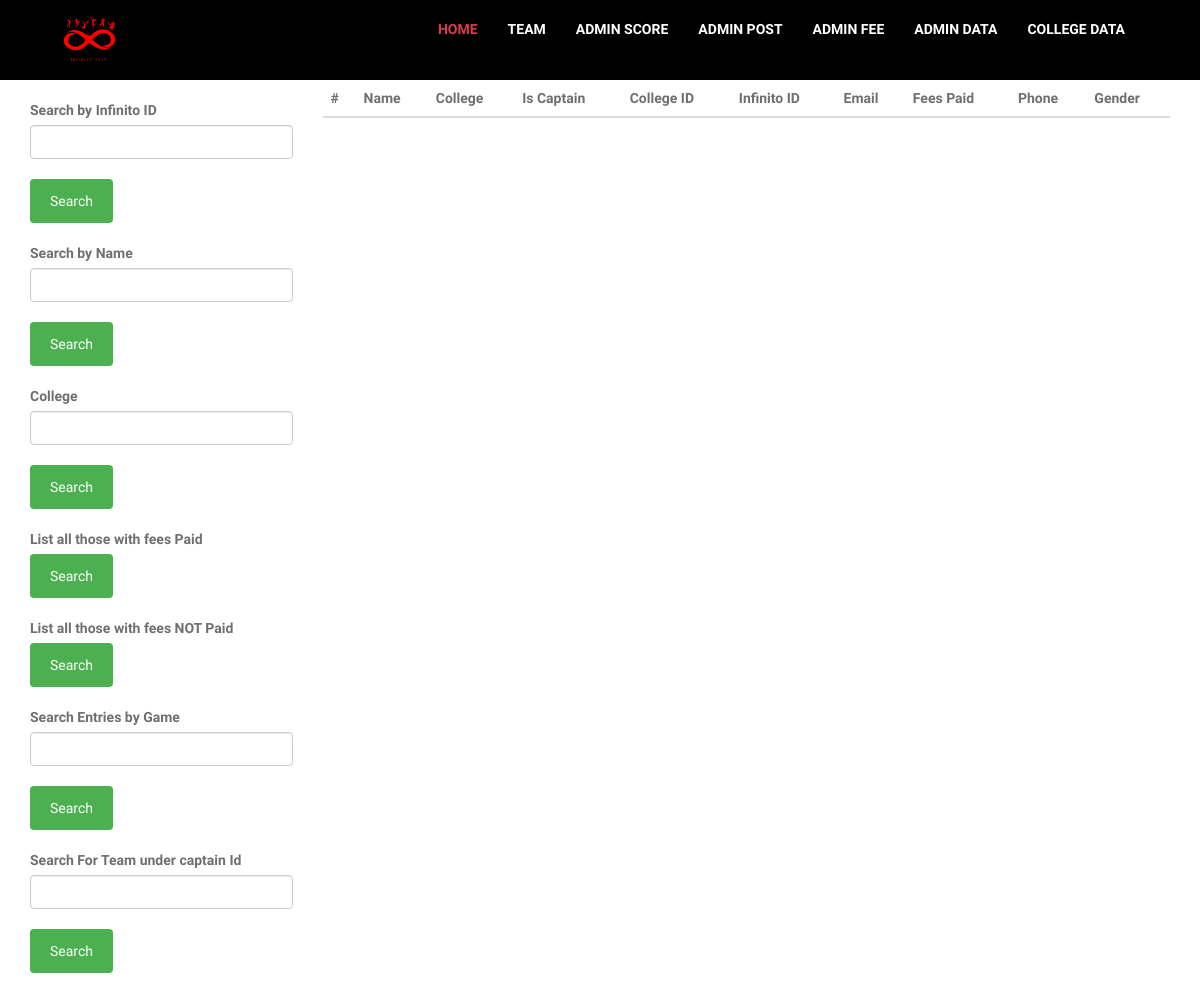
The app's page /admin/adminData.php (signed in), older data.
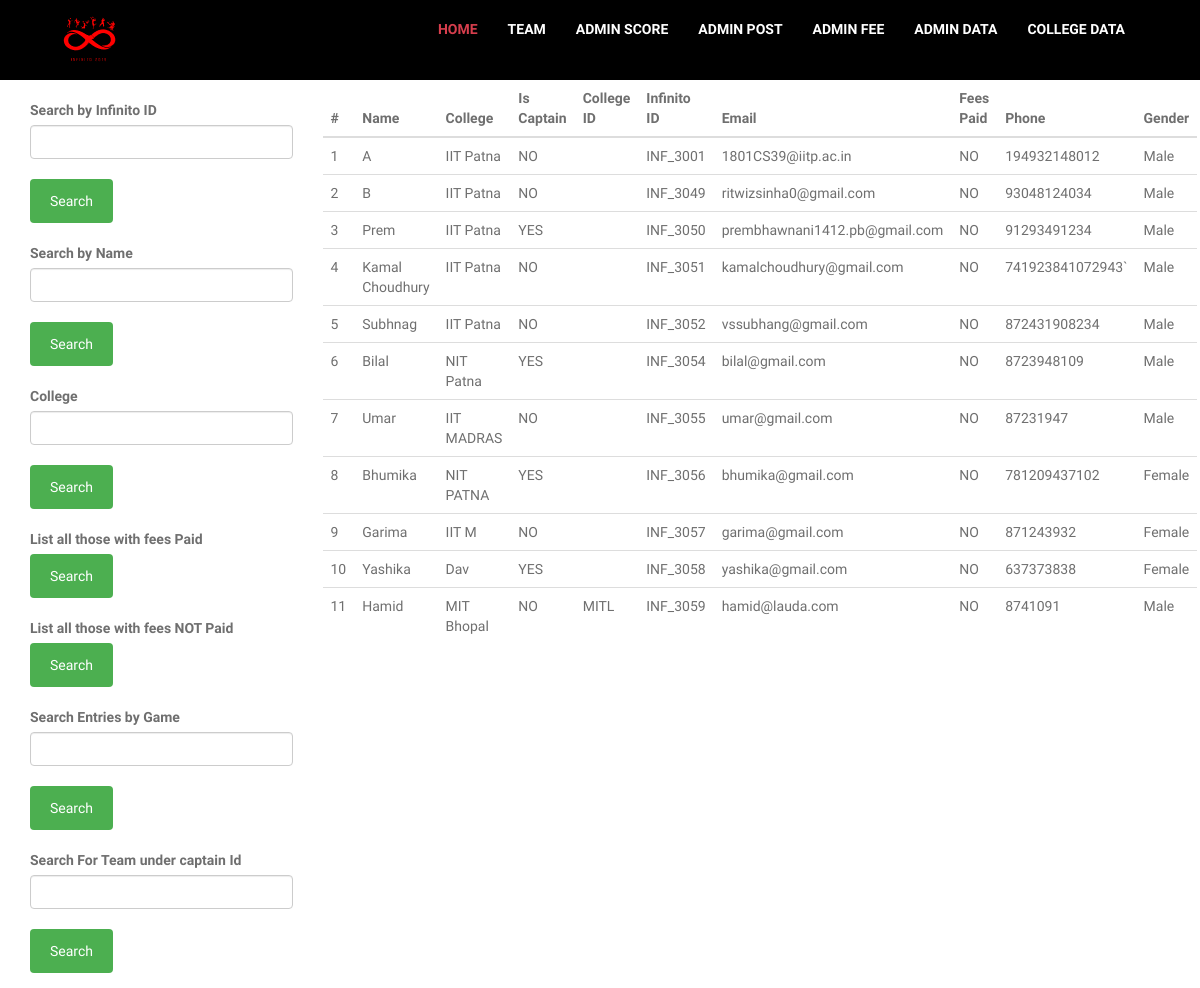
The same page, newer data.
### tables this page shows
CREATE TABLE `participants` (
  `Id` int(20) NOT NULL,
  `Name` varchar(100) NOT NULL,
  `College` varchar(100) NOT NULL,
  `isCaptain` tinyint(1) DEFAULT 0,
  `InfCode` varchar(10) NOT NULL,
  `Email` varchar(50) DEFAULT NULL,
  `isConfirmed` int(2) DEFAULT NULL,
  `Phone` varchar(50) NOT NULL,
  `Gender` varchar(6) NOT NULL,
  `CollegeId` varchar(200) NOT NULL
);

### admin/adminData.php (the view, shortened to what this page needs)
<!DOCTYPE html>
<html lang="en">
<head>
    <link rel="stylesheet" type="text/css" href="../css/style.css?version=51" />
    <link rel="stylesheet" type="text/css" href="../css/responsive.css?version=51" />
    <link rel="stylesheet" type="text/css" href="../css/countdown.css?version=51" />
    <link rel="stylesheet" href="https://use.fontawesome.com/releases/v5.7.0/css/all.css" />
</head>
<body>
    <div class="bac">
        <div class="container" style="padding:10px 0">
            <a href="../index.php" class="logo float-left tran4s"><img src="../images/logo/logo.png" alt="Logo" style="border-radius:100%" /></a>
            <nav class="navbar float-right theme-main-menu one-page-menu">
                <div class="collapse navbar-collapse" id="navbar-collapse-1">
                    <ul class="nav navbar-nav">
                        <li class="active"><a href="../index.php">Home</a></li>
                        <li><a href="../team.php">Team</a></li>
                        <li><a href="./adminScore.php">Admin Score</a></li>
                        <li><a href="./adminPost.php">Admin Post</a></li>
                        <li><a href="./adminFee.php">Admin Fee</a></li>
                        <li><a href="./adminData.php">Admin Data</a></li>
                        <li><a href="./collegeData.php">College Data</a></li>
                    </ul>
                </div>
            </nav>
        </div>
    </div>
    <?php
    if (isset($_SESSION['isVerified'])) {
        require('../connect.php');
        $stmt = $pdo->prepare("SELECT * FROM participants");
        $stmt->execute();
        $search_result = $stmt->fetchAll();
        ?>
        <div class="container" style="height:100vh;">
            <div class="col-lg-3 col-md-3">
                <form action="" method="POST" style="margin-top:20px;">
                    <div class="form-group">
                        <label for="Search By Id">Search by Infinito ID</label>
                        <input type="text" name="InfCode" required class="form-control">
                        <br>
                        <input type="submit" name="infSubmit" value="Search" class="btn btn-primary" >
                    </div>
                </form>
                <form action="" method="POST" style="margin-top:20px;">
                    <div class="form-group">
                        <label for="Search By Name">Search by Name</label>
                        <input type="text" name="name" required class="form-control">
                        <br>
                        <input type="submit" name="nameSubmit" value="Search" class="btn btn-primary" >
                    </div>
                </form>
                <form action="" method="POST" style="margin-top:20px;">
                    <div class="form-group">
                        <label for="Search By College">College</label>
                        <input type="text" name="college" required class="form-control">
                        <br>
                        <input type="submit" name="collegeSubmit" value="Search" class="btn btn-primary" >
                    </div>
                </form>
                <form action="" method="POST" style="margin-top:20px;">
                    <div class="form-group">
                        <label for="Fees Paid">List all those with fees Paid</label>
                        <br>
                        <input type="submit" name="feePaidSubmit" value="Search" class="btn btn-primary" >
                    </div>
                </form>
                <form action="" method="POST" style="margin-top:20px;">
                    <div class="form-group">
                        <label for="Fees not Paid">List all those with fees NOT Paid</label>
                        <br>
                        <input type="submit" name="feenotPaidSubmit" value="Search" class="btn btn-primary" >
                    </div>
                </form>
                <form action="" method="POST" style="margin-top:20px;">
                    <div class="form-group">
                        <label for="GET BY GAME">Search Entries by Game</label>
                        <input type="text" name="game" required class="form-control">
                        <br>
                        <input type="submit" name="gameSubmit" value="Search" class="btn btn-primary" >
                    </div>
                </form>
                <form action="" method="POST" style="margin-top:20px;">
                    <div class="form-group">
                        <label for="GET team">Search For Team under captain Id</label>
                        <input type="text" name="team" required class="form-control">
                        <br>
                        <input type="submit" name="teamSubmit" value="Search" class="btn btn-primary" >
                    </div>
                </form>
            </div>
            <div class="col-lg-9 col-md-9">
                <table class="table">
                    <thead class="thead-dark">
                        <tr>
                            <th scope="col">#</th>
                            <th scope="col">Name</th>
                            <th scope="col">College</th>
                            <th scope="col">Is Captain</th>
                            <th scope="col">College ID</th>
                            <th scope="col">Infinito ID</th>
                            <th scope="col">Email</th>
                            <th scope="col">Fees Paid</th>
                            <th scope="col">Phone</th>
                            <th scope="col">Gender</th>
                        </tr>
                    </thead>
                    <tbody>
                    <?php $count =1;
                        foreach($search_result as $data) {
                        ?>
                        <tr>
                            <td><?php echo $count ?></td>
                            <td><?php echo $data['Name'] ?></td>
                            <td><?php echo $data['College'] ?></td>
                            <td><?php echo $data['isCaptain']  ?  "YES" :  "NO"; ?></td>
                            <td><?php echo $data['CollegeId']  ?></td>
                            <td><?php echo $data['InfCode']  ?></td>
                            <td><?php echo $data['Email']  ?></td>
                            <td><?php echo $data['isConfirmed'] ? "YES" : "NO"; ?></td>
                            <td><?php echo $data['Phone']  ?></td>
                            <td><?php echo $data['Gender'] ?></td>
                        </tr>
                        <?php $count++; } ?>
                    </tbody>
                </table>
            </div>
        </div>
    <?php  }
     else {
        echo "Login as Admin";
    }
    ?>
</body>
</html>

### css/style.css (style rules this page uses)
body { font-family: 'Raleway', sans-serif; font-weight: normal; color:#6f6f6f; font-size: 14px; position: relative; }
h1,h2,h3,h4,h5,h6,p,ul { margin:0;padding: 0; }
ul { list-style-type: none; }
a { text-decoration: none; display: inline-block; }
img { max-width: 100%; display: block; }
input,textarea { outline: none; box-shadow: none;-webkit-transition: all 0.3s ease-in-out;-o-transition: all 0.3s ease-in-out;transition: all 0.3s ease-in-out; }
.tran3s,.theme-main-menu .navbar-nav>li a,#project-section .project-gallery .single-img .opacity, #team-section .team-member-wrapper .single-team-member .member-name h6, #team-section .team-member-wrapper .single-team-member .member-name p, #team-section .team-member-wrapper .single-team-member .member-name ul, #our-client .owl-theme .owl-dots .owl-dot span { -webkit-transition: all .3s ease-in-out; -moz-transition: all .3s ease-in-out; -ms-transition: all .3s ease-in-out; -o-transition: all .3s ease-in-out; transition: all .3s ease-in-out; }
.tran4s,#events-section .single-events-content p,#project-section .project-gallery .single-img .opacity ul, #project-section .project-gallery .single-img .opacity h6 a { -webkit-transition: all .4s ease-in-out; -moz-transition: all .4s ease-in-out; -ms-transition: all .4s ease-in-out; -o-transition: all .4s ease-in-out; transition: all .4s ease-in-out; }
.float-left { float:left; }
.float-right { float:right; }
.p-color,.theme-main-menu .navbar-nav>li.active>a, .theme-main-menu .navbar-nav>li>a:hover,#about-us .single-about-content:hover h5 a, #events-section .single-events-content:hover .icon-heading .icon, #events-section .single-events-content:hover .icon-heading h6 a, #pricing-section .single-price-table a:hover,#blog-section .single-news-item .img a, #blog-section .single-news-item:hover .post p a,#blog-section .single-news-item .post h6:hover a, #contact-section .contact-address-content .left-side ul li:hover .icon, #contact-section .send-message form button:hover,.inner-page-banner .opacity ul li:last-child, .blog-details-page aside .sidebar-news-list ul li a i,.monthly-header-title, .blog-details-page aside .sidebar-news-list ul li a:hover,.blog-details-page aside .sidebar-archives ul li a i, .blog-details-page aside .sidebar-archives ul li a:hover,.blog-details-page aside .sidebar-archives ul li a.active, .blog-details-page aside .sidebar-news-list ul li a.active,.recent-single-post .post a:hover, .sidebar-tags ul li a:hover,.blog-details-post-wrapper .list-img-wrapper ul li a i, .blog-details-post-wrapper .list-img-wrapper ul li a:hover,.blog-details-post-wrapper .post-comment form button:hover, .blog-details-post-wrapper .post-share-area .share li a:hover,.theme-main-menu.navbar .nav>li ul li a:hover, .blog-details-post-wrapper .post-share-area .share li a.active { color:#d73e4d; }
.theme-main-menu .navbar-nav>li>a { text-transform: uppercase; color:#fff; font-weight: 700; background: transparent; padding: 9px 15px; }
.theme-main-menu .navbar-nav>li:last-child>a { padding-right: 0; }
.theme-main-menu.navbar { border:none; margin: 0; }
.theme-main-menu .navbar-nav { margin: 0; }
.bac { background-color: black; padding: 0 5%; }
.bac .container { width: 100% }
input[type=submit] { background-color: #4CAF50; color: white; padding: 12px 20px; border: none; border-radius: 4px; cursor: pointer; }

### css/responsive.css (style rules this page uses)
@media (min-width: 992px) { .container { padding-left: 0 !important; padding-right: 0 !important; } }

Row changes from the older to the newer data that the page shows:
added participants: Name "A", College "IIT Patna", isCaptain "NO", InfCode "INF_3001", Email "1801CS39@iitp.ac.in", Phone "194932148012", Gender "Male"
added participants: Name "B", College "IIT Patna", isCaptain "NO", InfCode "INF_3049", Email "ritwizsinha0@gmail.com", Phone "93048124034", Gender "Male"
added participants: Name "Prem", College "IIT Patna", isCaptain "YES", InfCode "INF_3050", Email "prembhawnani1412.pb@gmail.com", shows "NO", Phone "91293491234", Gender "Male"
added participants: Name "Kamal Choudhury", College "IIT Patna", isCaptain "NO", InfCode "INF_3051", Email "kamalchoudhury@gmail.com", Phone "741923841072943`", Gender "Male"
added participants: Name "Subhnag", College "IIT Patna", isCaptain "NO", InfCode "INF_3052", Email "vssubhang@gmail.com", Phone "872431908234", Gender "Male"
added participants: Name "Bilal", College "NIT Patna", isCaptain "YES", InfCode "INF_3054", Email "bilal@gmail.com", shows "NO", Phone "8723948109", Gender "Male"
added participants: Name "Umar", College "IIT MADRAS", isCaptain "NO", InfCode "INF_3055", Email "umar@gmail.com", Phone "87231947", Gender "Male"
added participants: Name "Bhumika", College "NIT PATNA", isCaptain "YES", InfCode "INF_3056", Email "bhumika@gmail.com", shows "NO", Phone "781209437102", Gender "Female"
added participants: Name "Garima", College "IIT M", isCaptain "NO", InfCode "INF_3057", Email "garima@gmail.com", Phone "871243932", Gender "Female"
added participants: Name "Yashika", College "Dav", isCaptain "YES", InfCode "INF_3058", Email "yashika@gmail.com", shows "NO", Phone "637373838", Gender "Female"
added participants: Name "Hamid", College "MIT Bhopal", isCaptain "NO", CollegeId "MITL", InfCode "INF_3059", Email "hamid@lauda.com", Phone "8741091", Gender "Male"
